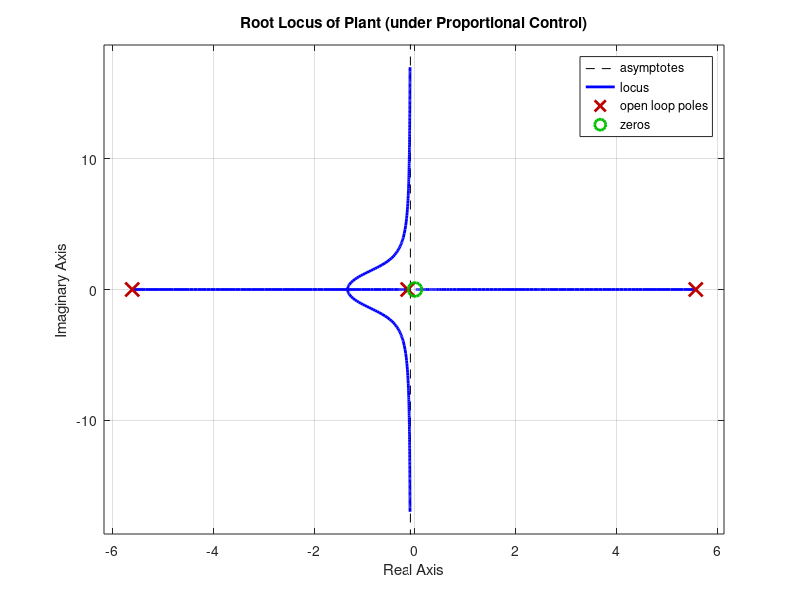
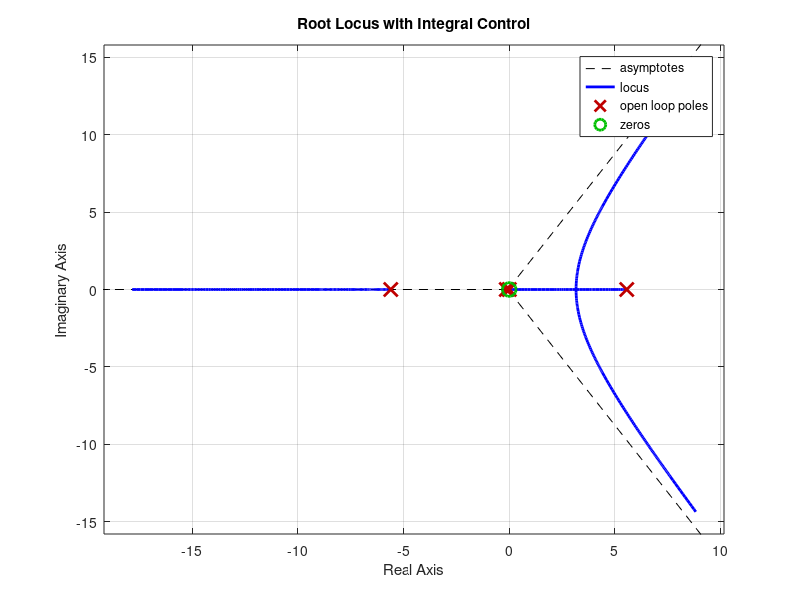
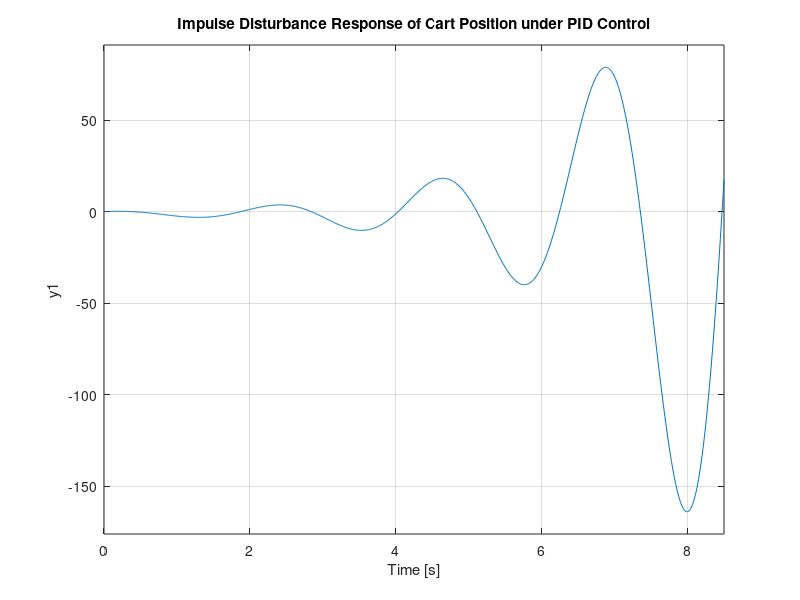

The MATLAB source for these figures, in order:
M = 0.5;
m = 0.2;
b = 0.1;
I = 0.006;
g = 9.8;
l = 0.3;
q = (M+m)*(I+m*l^2)-(m*l)^2;
s = tf('s');
P_pend = (m*l*s/q)/(s^3 + (b*(I + m*l^2))*s^2/q - ((M + m)*m*g*l)*s/q - b*m*g*l/q);
rlocus(P_pend)
title('Root Locus of Plant (under Proportional Control)')


C = 1/s;
figure
rlocus(C*P_pend)
title('Root Locus with Integral Control')

zeros = zero(C*P_pend)
poles = pole(C*P_pend)

z = [-3 -4];
p = 0;
k = 1;
C = zpk(z,p,k);
figure
rlocus(C*P_pend)
title('Root Locus with PID Controller')

K = 20;
T = feedback(P_pend,K*C);
impulse(T)
title('Impulse Disturbance Response of Pendulum Angle under PID Control');

P_cart = (((I+m*l^2)/q)*s^2 - (m*g*l/q))/(s^4 + (b*(I + m*l^2))*s^3/q - ((M + m)*m*g*l)*s^2/q - b*m*g*l*s/q);
T2 = feedback(1,P_pend*C)*P_cart;
t = 0:0.01:8.5;
impulse(T2, t);
title('Impulse Disturbance Response of Cart Position under PID Control');
